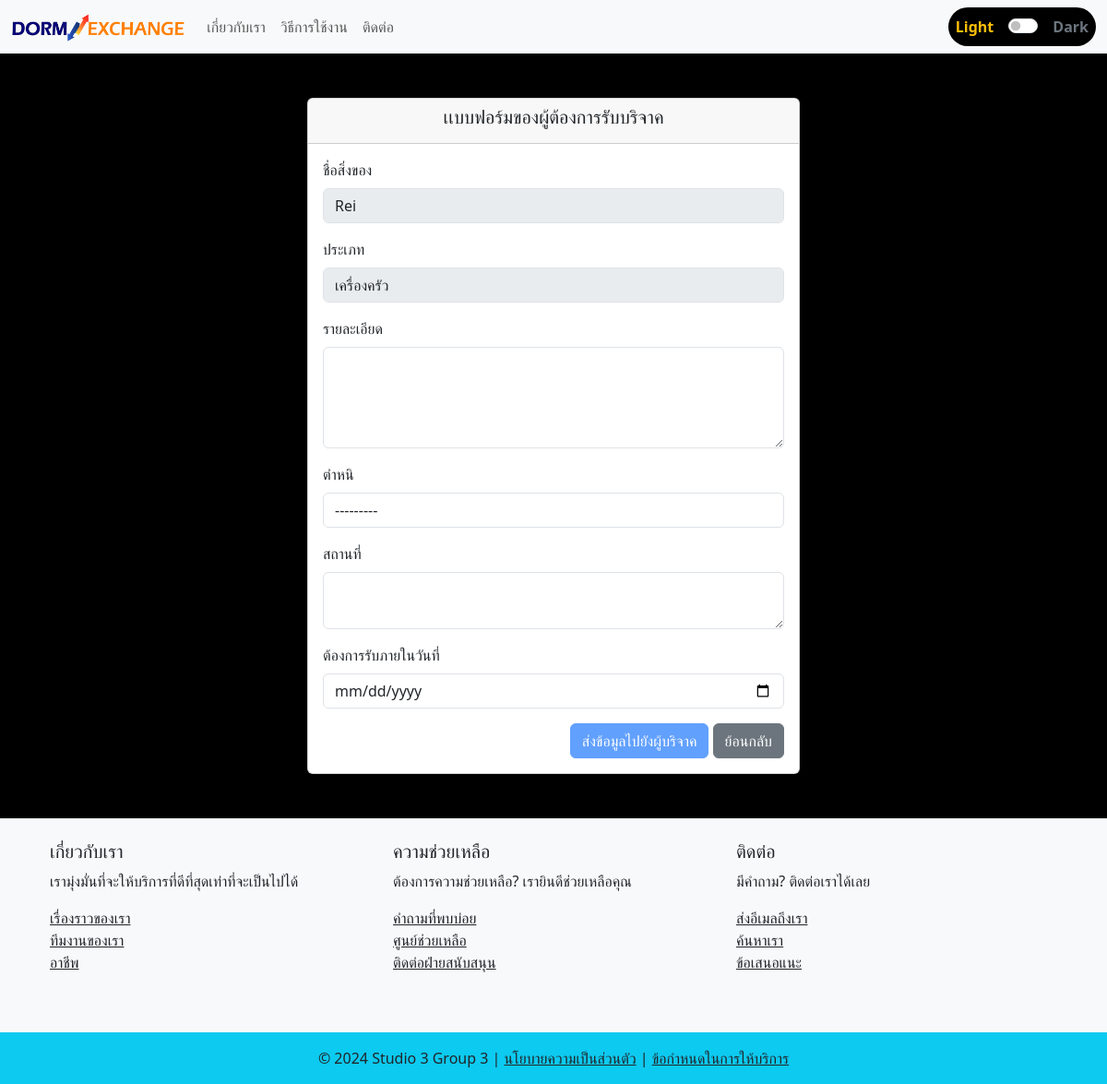
The app's page /send-data-receiver/for-giver-ID-17 with its own data.
### myapp/models.py (models this page shows, shortened)
class PostGiver(models.Model):
    post_ID = models.AutoField(primary_key=True)
    stuff_name = models.CharField(max_length=50)
    categories = models.CharField(max_length=50, choices=CATEGORIES)
    stuff_picture = models.ImageField(upload_to="stuff_picture/", blank=True, null=True)
    description = models.TextField()
    defect = models.CharField(max_length=50, choices=DEFECT)
    user_profile = models.ForeignKey(UserProfile, on_delete=models.CASCADE)
    place = models.TextField()
    date_limit = models.DateField()
    created_at = models.DateTimeField(default=timezone.now)
    updated_at = models.DateTimeField(auto_now=True)
    is_matched = models.BooleanField(default=False)
    is_confirm = models.BooleanField(default=False)

### myapp/views.py (the view)
# urls.py: path('send-data-receiver/for-giver-ID-<int:post_ID>',views.send_data_receiver, name = 'send_data_receiver'),
def send_data_receiver(request, post_ID):
    post_giver = get_object_or_404(PostGiver, post_ID=post_ID)
    if request.method == 'POST':
        form = PostReceiverForm(request.POST, request.FILES)
        form.fields['stuff_name'].required = False
        form.fields['categories'].required = False
        if form.is_valid():
            post = form.save(commit=False)#notsave
            post.user_profile = request.user.profile #receriver
            post.stuff_name = post_giver.stuff_name
            post.categories = post_giver.categories
            post.save()
            return redirect('detail_giver', post_giver_ID=post_giver.post_ID, post_receiver_ID=post.post_ID)
    else:
        form = PostReceiverForm(initial={
            'categories': post_giver.categories,
            'stuff_name': post_giver.stuff_name,
        })#ค่าเริ่มต้น initial
        form.fields['categories'].widget.attrs['disabled'] = 'disabled' #แก้ไม่ได้
        form.fields['stuff_name'].widget.attrs['disabled'] = 'disabled'
        form.fields['stuff_name'].required = False
        form.fields['categories'].required = False
    context = {
        "post_giver": post_giver,
        'form': form #ข้อมูลที่เราเอามาใส่
    }
    return render(request, "myweb/send_data_receiver.html", context)

### myapp/forms.py (shortened to what this page needs)
class PostReceiverForm(forms.ModelForm):
    class Meta:
        model = PostReceiver
        fields = ['stuff_name', 'categories', 'description', 'defect', 'place', 'date_limit']
        widgets = {
            'stuff_name': forms.TextInput(attrs={'class': 'form-control'}),
            'categories': forms.Select(attrs={'class': 'form-control'}),
            'description': forms.Textarea(attrs={'class': 'form-control', 'rows': 4}),
            'defect': forms.Select(attrs={'class': 'form-control'}),
            'place': forms.Textarea(attrs={'class': 'form-control', 'rows': 2}),
            'date_limit': forms.DateInput(attrs={'class': 'form-control', 'type': 'date'}),
        }

### myapp/templatetags/form_tags.py (called while the page is built)
@register.filter
def add_class(field, css_class):
    return field.as_widget(attrs={'class': css_class})

### myapp/templates/myweb/send_data_receiver.html (shortened to what this page needs)
{% extends 'myweb/base.html' %}
{% load static %}
{% load form_tags %}
{% block background_style %}
background-color: rgba(0, 0, 0);
{% endblock %}
{% block styles %}
<link rel="stylesheet" href="https://unpkg.com/leaflet/dist/leaflet.css" />
{% endblock %}
{% block content %}
    <div class="container mt-5 col-lg-6">
        <div class="card">
            <div class="card-header">
                <h5 class="card-title text-center">เเบบฟอร์มของผู้ต้องการรับบริจาค</h5>
            </div>
            <div class="card-body">
                <form method="post" enctype="multipart/form-data" id="donationForm">
                    <div class="mb-3">
                        <label for="{{ form.stuff_name.id_for_label }}" class="form-label">ชื่อสิ่งของ</label>
                        {{ form.stuff_name|add_class:"form-control" }}
                    </div>
                    <div class="mb-3">
                        <label for="{{ form.categories.id_for_label }}" class="form-label">ประเภท</label>
                        {{ form.categories|add_class:"form-control" }}
                    </div>
                    <div class="mb-3">
                        <label for="{{ form.description.id_for_label }}" class="form-label">รายละเอียด</label>
                        {{ form.description|add_class:"form-control" }}
                    </div>
                    <div class="mb-3">
                        <label for="{{ form.defect.id_for_label }}" class="form-label">ตำหนิ</label>
                        {{ form.defect|add_class:"form-control" }}
                    </div>
                    <div class="mb-3">
                        <label for="{{ form.place.id_for_label }}" class="form-label">สถานที่</label>
                        {{ form.place|add_class:"form-control" }}
                    </div>
                    <div class="mb-3">
                        <label for="{{ form.date_limit.id_for_label }}" class="form-label">ต้องการรับภายในวันที่</label>
                        {{ form.date_limit|add_class:"form-control" }}
                    </div>
                    <div class="text-end">
                        <button type="submit" class="btn btn-primary" id="postButton" disabled>ส่งข้อมูลไปยังผู้บริจาค</button>
                        <a href="javascript:history.back()" class="btn btn-secondary">ย้อนกลับ</a>
                    </div>
                </form>
            </div>
        </div>
    </div>
{% endblock %}

### myapp/templates/myweb/base.html (style rules this page uses)
body { transition: background-color 0.6s ease, color 0.6s ease; }
a { transition: color 0.5s ease; }

### records on screen
PostGiver: stuff_name "Rei", categories "เครื่องครัว", defect "---------"
